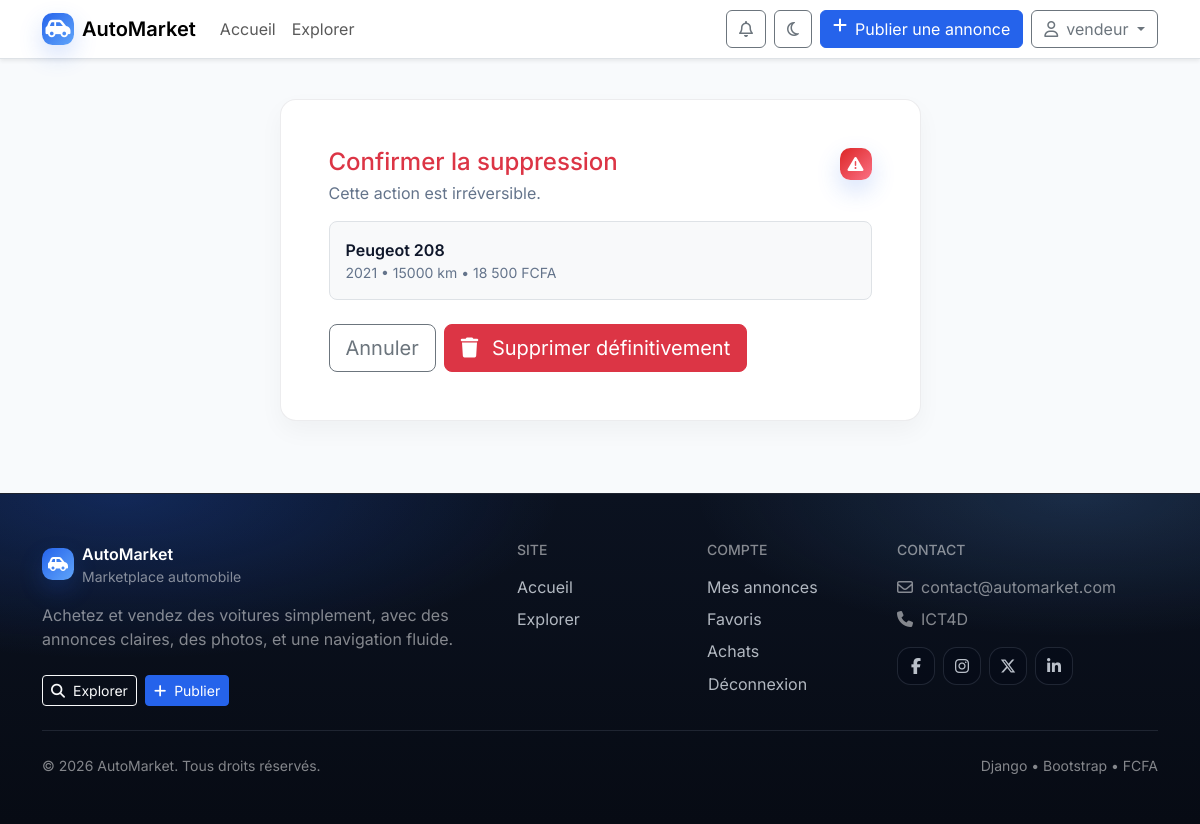
The app's page /voiture/2/supprimer/ (signed in) with its own data.
### voitures/models.py (models this page shows, shortened)
class Voiture(models.Model):
    ETAT_CHOICES = [
        ('neuf', 'Neuf'),
        ('occasion', 'Occasion'),
        ('reconditionne', 'Reconditionné'),
    ]
    COULEUR_CHOICES = [
        ('blanc', 'Blanc'),
        ('noir', 'Noir'),
        ('gris', 'Gris'),
        ('rouge', 'Rouge'),
        ('bleu', 'Bleu'),
        ('vert', 'Vert'),
        ('jaune', 'Jaune'),
        ('argent', 'Argent'),
        ('orange', 'Orange'),
        ('violet', 'Violet'),
        ('marron', 'Marron'),
        ('beige', 'Beige'),
    ]
    modele = models.ForeignKey(Modele, on_delete=models.CASCADE, related_name='voitures')
    prix = models.DecimalField(max_digits=10, decimal_places=2)
    kilometrage = models.PositiveIntegerField(default=0)
    annee = models.PositiveIntegerField(
        validators=[MinValueValidator(1900), MaxValueValidator(2026)]
    )
    couleur = models.CharField(max_length=20, choices=COULEUR_CHOICES)
    etat = models.CharField(max_length=20, choices=ETAT_CHOICES)
    description = models.TextField()
    date_ajout = models.DateTimeField(auto_now_add=True)
    date_modification = models.DateTimeField(auto_now=True)
    vendeur = models.ForeignKey(User, on_delete=models.CASCADE, related_name='voitures_vendues')
    est_vendue = models.BooleanField(default=False)
    est_reservee = models.BooleanField(default=False)
    image_principale = models.ImageField(
        upload_to='voitures/',
        default='voitures/default.jpg',
        blank=True
    )
    vue = models.PositiveIntegerField(default=0)
    class Meta:
        ordering = ['-date_ajout']
        verbose_name = 'Voiture'
        verbose_name_plural = 'Voitures'
    def prix_format(self):
        if self.prix is None:
            return "Prix non défini"
        try:
            return f"{float(self.prix):,.0f} FCFA".replace(",", " ")
        except (TypeError, ValueError):
            return "Prix invalide"

class Modele(models.Model):
    TYPE_CARBURANT = [
        ('essence', 'Essence'),
        ('diesel', 'Diesel'),
        ('hybride', 'Hybride'),
        ('electrique', 'Électrique'),
        ('gpl', 'GPL'),
    ]
    TRANSMISSION = [
        ('manuelle', 'Manuelle'),
        ('automatique', 'Automatique'),
        ('semi-auto', 'Semi-automatique'),
    ]
    marque = models.ForeignKey(Marque, on_delete=models.CASCADE, related_name='modeles')
    nom = models.CharField(max_length=100)
    annee_lancement = models.PositiveIntegerField(
        validators=[MinValueValidator(1900), MaxValueValidator(2026)]
    )
    type_carburant = models.CharField(max_length=20, choices=TYPE_CARBURANT, default='essence')
    transmission = models.CharField(max_length=20, choices=TRANSMISSION, default='manuelle')
    puissance = models.PositiveIntegerField(help_text="Puissance en chevaux", default=100)
    consommation = models.FloatField(help_text="Consommation en L/100km", default=6.0)
    description = models.TextField(blank=True)
    class Meta:
        ordering = ['marque', 'nom']
        unique_together = ['marque', 'nom']
        verbose_name = 'Modèle'
        verbose_name_plural = 'Modèles'

class Marque(models.Model):
    nom = models.CharField(max_length=100, unique=True)
    pays = models.CharField(max_length=100)
    logo = models.ImageField(upload_to='logos/', blank=True, null=True)
    date_creation = models.DateField()
    description = models.TextField(blank=True)
    class Meta:
        ordering = ['nom']
        verbose_name = 'Marque'
        verbose_name_plural = 'Marques'

### voitures/views.py (the view, shortened to what this page needs)
# urls.py: path('voiture/<int:voiture_id>/supprimer/', views.supprimer_voiture, name='supprimer_voiture'),  # AJOUTÉ
@login_required
def supprimer_voiture(request, voiture_id):
    voiture = get_object_or_404(Voiture, id=voiture_id)
    if voiture.vendeur != request.user:
        messages.error(request, "Vous n'avez pas la permission de supprimer cette annonce.")
        return redirect('detail_voiture', voiture_id=voiture_id)
    context = {'voiture': voiture}
    return render(request, 'voitures/supprimer_voiture.html', context)

### voitures/context_processors.py (called while the page is built)
def notification_counts(request):
    if not getattr(request, "user", None) or not request.user.is_authenticated:
        return {"unread_notifications_count": 0}
    return {
        "unread_notifications_count": Notification.objects.filter(
            utilisateur=request.user, lu=False
        ).count()
    }

### templates/voitures/supprimer_voiture.html (shortened to what this page needs)
{% extends 'base.html' %}
{% block main_class %}container py-4{% endblock %}
{% block content %}
<div class="row justify-content-center">
  <div class="col-lg-7">
    <div class="am-card p-4 p-md-5">
      <div class="d-flex align-items-start justify-content-between gap-3 mb-3">
        <div>
          <h1 class="h4 mb-1 text-danger">Confirmer la suppression</h1>
          <p class="am-muted mb-0">Cette action est irréversible.</p>
        </div>
        <div class="brand-mark" style="background: linear-gradient(135deg, #dc2626, #fb7185);">
          <i class="fa-solid fa-triangle-exclamation"></i>
        </div>
      </div>
      <div class="p-3 border rounded-3 bg-light mb-4">
        <div class="fw-semibold">{{ voiture.modele.marque.nom }} {{ voiture.modele.nom }}</div>
        <div class="small am-muted">
          {{ voiture.annee }} • {{ voiture.kilometrage|floatformat:0 }} km • {{ voiture.prix_format }}
        </div>
      </div>
      <form method="post">
        <div class="d-flex flex-wrap gap-2">
          <a class="btn btn-outline-secondary btn-lg" href="{% url 'modifier_voiture' voiture.id %}">
            Annuler
          </a>
          <button class="btn btn-danger btn-lg" type="submit">
            <i class="fa-solid fa-trash me-2"></i> Supprimer définitivement
          </button>
        </div>
      </form>
    </div>
  </div>
</div>
{% endblock %}

### templates/base.html (shortened to what this page needs)
{% load static %}
<!doctype html>
<html lang="fr" data-theme="light">
<head>
  <link href="https://cdn.jsdelivr.net/npm/bootstrap@5.3.3/dist/css/bootstrap.min.css" rel="stylesheet">
  <link rel="stylesheet" href="https://cdnjs.cloudflare.com/ajax/libs/font-awesome/6.5.2/css/all.min.css">
  <link rel="stylesheet" href="{% static 'css/app.css' %}">
</head>
<body class="{% block body_class %}{% endblock %}">
  <nav class="navbar navbar-expand-lg bg-white border-bottom shadow-sm sticky-top">
    <div class="container">
      <a class="navbar-brand fw-semibold d-flex align-items-center gap-2" href="{% url 'accueil' %}">
        <span class="brand-mark"><i class="fa-solid fa-car-side"></i></span>
        <span>AutoMarket</span>
      </a>
      <div class="collapse navbar-collapse" id="navbarNav">
        <ul class="navbar-nav me-auto">
          <li class="nav-item">
            <a class="nav-link {% if request.resolver_match.url_name == 'accueil' %}active{% endif %}"
               href="{% url 'accueil' %}">Accueil</a>
          </li>
          <li class="nav-item">
            <a class="nav-link {% if request.resolver_match.url_name == 'liste_voitures' %}active{% endif %}"
               href="{% url 'liste_voitures' %}">Explorer</a>
          </li>
        </ul>
        <div class="d-flex align-items-center gap-2">
          {% if user.is_authenticated %}
          <a class="btn btn-outline-secondary position-relative" href="{% url 'notifications' %}" aria-label="Notifications">
            <i class="fa-regular fa-bell"></i>
          </a>
          <button class="btn btn-outline-secondary" type="button" data-theme-toggle aria-label="Mode sombre/clair">
            <i class="fa-regular fa-moon"></i>
          </button>
          <a class="btn btn-primary d-none d-lg-inline-flex" href="{% url 'ajouter_voiture' %}">
            <i class="fa-solid fa-plus me-2"></i> Publier une annonce
          </a>
          <div class="dropdown">
            <button class="btn btn-outline-secondary dropdown-toggle" type="button" data-bs-toggle="dropdown"
                    aria-expanded="false">
              <i class="fa-regular fa-user me-2"></i>{{ user.username }}
            </button>
          </div>
          {% else %}
          <a class="btn btn-outline-secondary" href="{% url 'connexion' %}">Connexion</a>
          <a class="btn btn-primary" href="{% url 'inscription' %}">Créer un compte</a>
          {% endif %}
        </div>
      </div>
    </div>
  </nav>
  <main class="{% block main_class %}container py-4{% endblock %}">
    {% block content %}{% endblock %}
  </main>
  <footer class="am-footer mt-5">
    <div class="container py-5">
      <div class="row g-4">
        <div class="col-lg-5">
          <div class="d-flex align-items-center gap-2 mb-3">
            <span class="brand-mark"><i class="fa-solid fa-car-side"></i></span>
            <div>
              <div class="fw-semibold text-white">AutoMarket</div>
              <div class="small text-white-50">Marketplace automobile</div>
            </div>
          </div>
          <p class="text-white-50 mb-4">
            Achetez et vendez des voitures simplement, avec des annonces claires, des photos, et une navigation fluide.
          </p>
          <div class="d-flex flex-wrap gap-2">
            <a class="btn btn-sm btn-outline-light" href="{% url 'liste_voitures' %}">
              <i class="fa-solid fa-magnifying-glass me-2"></i>Explorer
            </a>
            {% if user.is_authenticated %}
              <a class="btn btn-sm btn-primary" href="{% url 'ajouter_voiture' %}">
                <i class="fa-solid fa-plus me-2"></i>Publier
              </a>
            {% else %}
              <a class="btn btn-sm btn-primary" href="{% url 'inscription' %}">Créer un compte</a>
            {% endif %}
          </div>
        </div>
        <div class="col-6 col-lg-2">
          <h6 class="text-uppercase small text-white-50 mb-3">Site</h6>
          <ul class="list-unstyled vstack gap-2 mb-0">
            <li><a class="am-footer-link" href="{% url 'accueil' %}">Accueil</a></li>
            <li><a class="am-footer-link" href="{% url 'liste_voitures' %}">Explorer</a></li>
          </ul>
        </div>
        <div class="col-6 col-lg-2">
          <h6 class="text-uppercase small text-white-50 mb-3">Compte</h6>
          <ul class="list-unstyled vstack gap-2 mb-0">
            {% if user.is_authenticated %}
              <li><a class="am-footer-link" href="{% url 'mes_voitures' %}">Mes annonces</a></li>
              <li><a class="am-footer-link" href="{% url 'mes_favoris' %}">Favoris</a></li>
              <li><a class="am-footer-link" href="{% url 'mes_achats' %}">Achats</a></li>
              <li>
                <form method="post" action="{% url 'deconnexion' %}">
                  <button class="am-footer-link btn btn-link p-0 text-start" type="submit">Déconnexion</button>
                </form>
              </li>
            {% else %}
              <li><a class="am-footer-link" href="{% url 'connexion' %}">Connexion</a></li>
              <li><a class="am-footer-link" href="{% url 'inscription' %}">Inscription</a></li>
            {% endif %}
          </ul>
        </div>
        <div class="col-lg-3">
          <h6 class="text-uppercase small text-white-50 mb-3">Contact</h6>
          <div class="text-white-50 vstack gap-2">
            <div><i class="fa-regular fa-envelope me-2"></i>contact@automarket.com</div>
            <div><i class="fa-solid fa-phone me-2"></i>ICT4D</div>
          </div>
          <div class="d-flex gap-2 mt-3">
            <a class="am-social" href="#" aria-label="Facebook"><i class="fa-brands fa-facebook-f"></i></a>
            <a class="am-social" href="#" aria-label="Instagram"><i class="fa-brands fa-instagram"></i></a>
            <a class="am-social" href="#" aria-label="X"><i class="fa-brands fa-x-twitter"></i></a>
            <a class="am-social" href="#" aria-label="LinkedIn"><i class="fa-brands fa-linkedin-in"></i></a>
          </div>
        </div>
      </div>
      <div class="am-footer-bottom d-flex flex-wrap justify-content-between align-items-center gap-2 pt-4 mt-4">
        <small class="text-white-50">&copy; {% now "Y" %} AutoMarket. Tous droits réservés.</small>
        <small class="text-white-50">Django • Bootstrap • FCFA</small>
      </div>
    </div>
  </footer>
</body>
</html>

### static/css/app.css (style rules this page uses)
:root { --am-bg: #f8fafc; --am-card: #ffffff; --am-text: #0f172a; --am-muted: #64748b; --am-border: rgba(15, 23, 42, 0.08); --am-primary: #2563eb; --am-primary-2: #1d4ed8; }
html, body { height: 100%; }
body { background: var(--am-bg); color: var(--am-text); font-family: Inter, system-ui, -apple-system, "Segoe UI", Roboto, Arial, sans-serif; }
.brand-mark { display: inline-flex; align-items: center; justify-content: center; width: 2rem; height: 2rem; border-radius: 0.65rem; background: linear-gradient(135deg, var(--am-primary), #60a5fa); color: #fff; box-shadow: 0 10px 25px rgba(37, 99, 235, 0.2); }
.am-card { background: var(--am-card); border: 1px solid var(--am-border); border-radius: 1rem; box-shadow: 0 10px 25px rgba(2, 6, 23, 0.04); }
.am-muted { color: var(--am-muted); }
.btn-primary { background: var(--am-primary); border-color: var(--am-primary); }
.am-footer { background: radial-gradient(800px 300px at 10% 0%, rgba(37, 99, 235, 0.28), transparent 55%), radial-gradient(700px 260px at 90% 0%, rgba(96, 165, 250, 0.18), transparent 55%), linear-gradient(180deg, #0b1220, #070b14); border-top: 1px solid rgba(148, 163, 184, 0.16); }
.am-footer-link { color: rgba(226, 232, 240, 0.78); text-decoration: none; }
.am-social { width: 38px; height: 38px; display: inline-flex; align-items: center; justify-content: center; border-radius: 0.85rem; border: 1px solid rgba(148, 163, 184, 0.18); color: rgba(226, 232, 240, 0.82); background: rgba(2, 6, 23, 0.25); text-decoration: none; transition: transform 160ms ease, background 160ms ease, border-color 160ms ease; }
.am-footer-bottom { border-top: 1px solid rgba(148, 163, 184, 0.16); }

### records on screen
Voiture: modele.marque.nom "Peugeot", modele.nom "208", annee "2021", kilometrage "15000", prix_format "18 500 FCFA"

### other values on screen
{{ user.username }} "vendeur"
